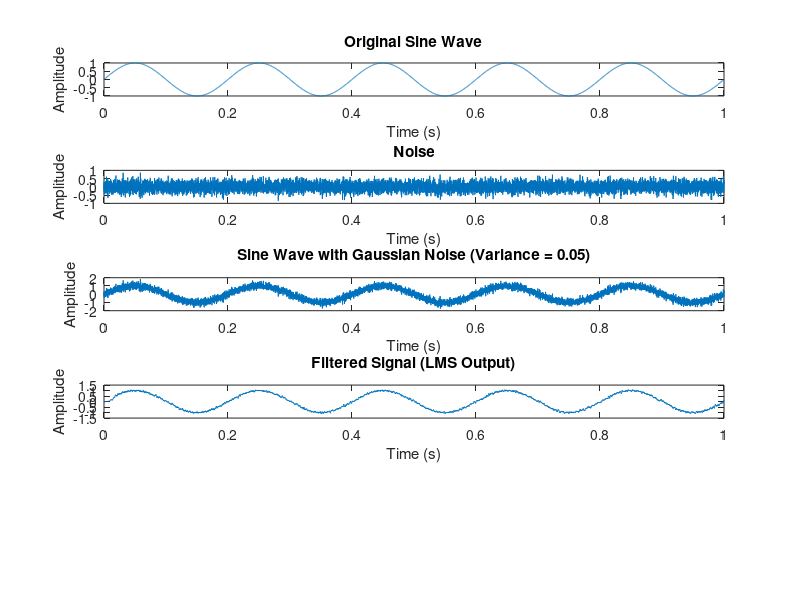

This chart was generated by the following MATLAB code: (Note: this script raises an error after producing the figure.)
Fs = 10000; %in Hz
t = 0:1/Fs:1;
f = 5;
A = 1;

% Original Signal
sine_wave = A * sin(2 * pi * f * t);

desired_variance = 0.05;

% Noise Signal
noise = sqrt(desired_variance) * randn(size(t));

% Noisy Signal
noisy_signal = sine_wave + noise;

figure;
subplot(5,1,1);
plot(t, sine_wave);
title('Original Sine Wave');
xlabel('Time (s)');
ylabel('Amplitude');

subplot(5,1,2);
plot(t, noise);
title('Noise');
xlabel('Time (s)');
ylabel('Amplitude');

subplot(5,1,3);
plot(t, noisy_signal);
title(['Sine Wave with Gaussian Noise (Variance = ', num2str(desired_variance), ')']);
xlabel('Time (s)');
ylabel('Amplitude');


% LMS parameters
mu = 0.008;  % Step size 
n = length(noisy_signal);  % Number of samples
order = 15;  % Number of Taps

W = zeros(order, 1);  %  filter weights
X = zeros(order, 1);  



Error = zeros(1,n);

filtered_signal = zeros(1, n);  % To store the filtered signal

% LMS Algorithm
for i = order:n
    X = noisy_signal(i:-1:i-order+1)';  % window of noisy signal
    y = W' * X; 
    e = sine_wave(i) - y;  
    Error(i) = e;
    W = W + mu * e * X;  
    filtered_signal(i) = y;  
end

subplot(5,1,4);
plot(t, filtered_signal);
title('Filtered Signal (LMS Output)');
xlabel('Time (s)');
ylabel('Amplitude');

%Error = Error

sub plot(5,1,5);
plot(t,Error);
title('Error');
xlabel('Time (s)');
ylabel('Amplitude');


